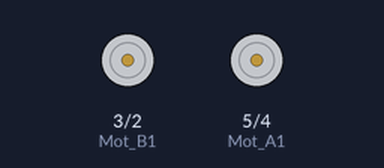
The sketch below on a simulated Arduino Uno, built with avr-gcc and run on an emulated ATmega328P. Parts: motor-driver pin pairs drawn as motors (green arrow = first pin HIGH = forward, orange = second pin HIGH = backward, longer = more drive). What the sketch prints to the serial monitor is not drawn.

Above: at 0.5 s.
Timing chart, 0 to 4.6 s (numbered marks = the images above):
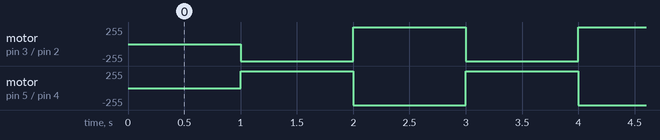

Measured:
- by itself, motor on pin 3 (Mot_B1) / pin 2 (Mot_B2), motor on pin 5 (Mot_A1) / pin 4 (Mot_A2): alternates forward 255/255 for 1.0 s and backward 255/255 for 1.0 s

The sketch:

Motor_Test.ino
```cpp
int Mot_A1 = 5;
int Mot_A2 = 4;
int Mot_B1 = 3;
int Mot_B2 = 2;

void setup() {
  // put your setup code here, to run once:
  pinMode(Mot_A1, OUTPUT);
  pinMode(Mot_A2, OUTPUT);
  pinMode(Mot_B1, OUTPUT);
  pinMode(Mot_B2, OUTPUT);
  Serial.begin(9600);

}

void loop() {
  delay(1000);
  digitalWrite(Mot_A1, HIGH);
  digitalWrite(Mot_A2, LOW);
  digitalWrite(Mot_B1, LOW);
  digitalWrite(Mot_B2, HIGH);
  Serial.println("HLHL");
  delay(1000);
  digitalWrite(Mot_A1, LOW);
  digitalWrite(Mot_A2, HIGH);
  digitalWrite(Mot_B1, HIGH);
  digitalWrite(Mot_B2, LOW);
  Serial.println("LHLH");
}
```
